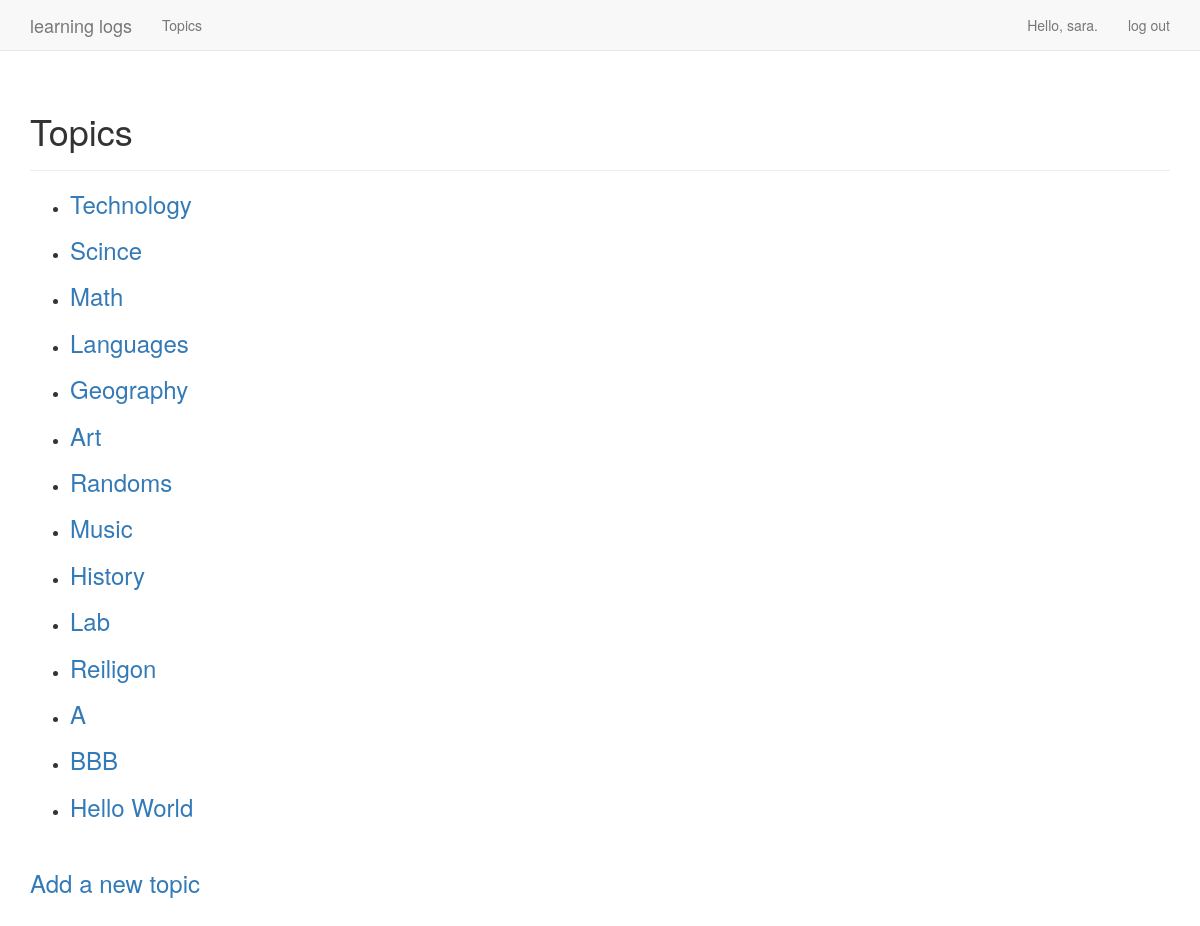
The page /topics/ (signed in) on the database as committed earlier.
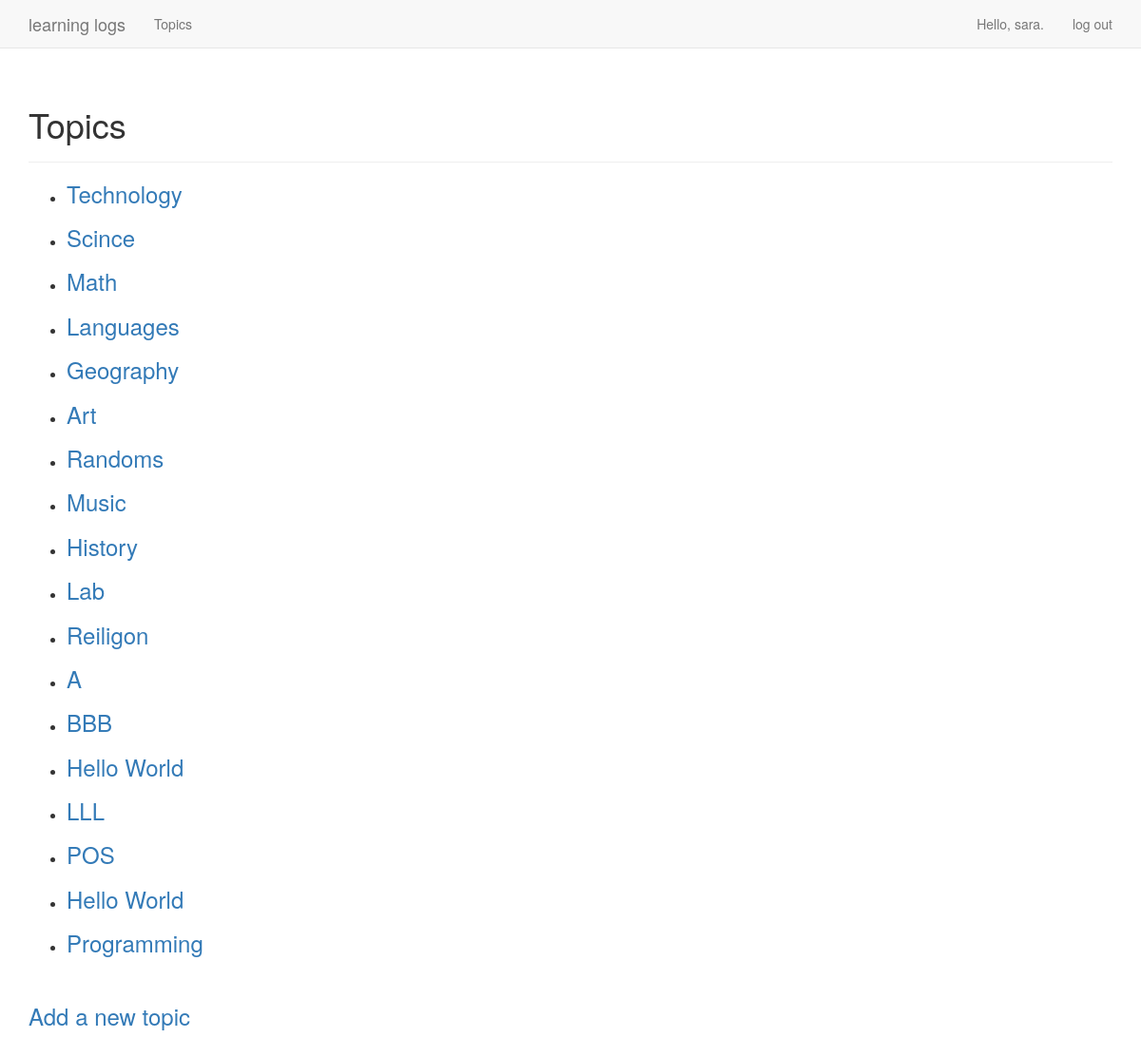
The same page on the database as committed later.
### learning_logs/models.py (models this page shows)
class Topic(models.Model):
    text = models.CharField(max_length=150)
    date_published = models.DateTimeField(auto_now_add=True)
    owner = models.ForeignKey(User, on_delete=models.CASCADE)
    def __str__(self):
        return self.text

### learning_logs/views.py (the view)
# urls.py: path('topics/', views.topics, name="topics"),
@login_required
def topics(request):
    topics = Topic.objects.filter(owner=request.user).order_by('date_published')
    context = {'topics': topics}
    return render(request, 'learning_logs/topics.html', context)

### learning_logs/templates/learning_logs/topics.html
{% extends "learning_logs/base.html" %}
{% block header %}
  <h1>Topics</h1>
{% endblock header %}
{% block content %}
  <ul>
    {% for topic in topics %}
      <li><h3><a href="/topics/{{topic.id}}">{{ topic }}</a></h3></li>
    {% empty %}
      <li>No topics have been added yet.</li>
    {% endfor %}
  </ul>
<br/>
  <h3><a href="/new_topic/"> Add a new topic</a></h3>
<br/>
{% endblock content %}

Rows that differ between the two databases and show on the page:
added Topic: text "LLL"
added Topic: text "POS"
added Topic: text "Hello World"
added Topic: text "Programming"
